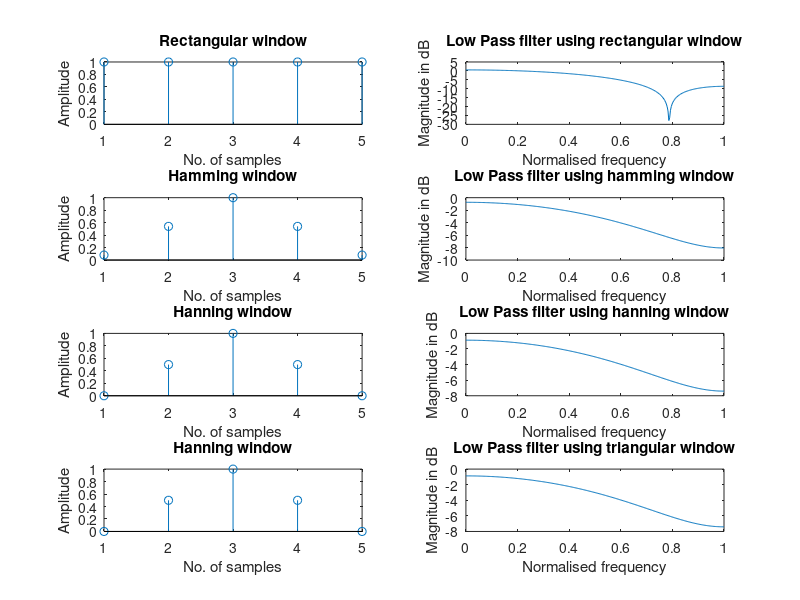

Recreate this plot in MATLAB.
clc;
clear all;
close all;

wc = 0.5*pi;
eps = 0.001;
N = input("Enter N: ");
alpha = (N-1)/2;
n = 0:1:N-1;
hd = (sin(wc*(n-alpha+eps))./(pi*(n-alpha+eps)));

wr = boxcar(N);
whm = hamming(N);
whn = hanning(N);
wt = bartlett(N);
w = 0:0.01:pi;
hn1 = hd.*wr';
hn2 = hd.*whm';
hn3 = hd.*whn';
hn4 = hd.*wt';

h1 = freqz(hn1,1,w);
h2 = freqz(hn2,1,w);
h3 = freqz(hn3,1,w);
h4 = freqz(hn4,1,w);

subplot(4,2,1);
stem(wr);
xlabel("No. of samples");
ylabel("Amplitude");
title("Rectangular window");

subplot(4,2,2);
plot(w/pi,10*log10(abs(h1)));
xlabel("Normalised frequency");
ylabel("Magnitude in dB");
title("Low Pass filter using rectangular window");

subplot(4,2,3);
stem(whm);
xlabel("No. of samples");
ylabel("Amplitude");
title("Hamming window");

subplot(4,2,4);
plot(w/pi,10*log10(abs(h2)));
xlabel("Normalised frequency");
ylabel("Magnitude in dB");
title("Low Pass filter using hamming window");

subplot(4,2,5);
stem(whn);
xlabel("No. of samples");
ylabel("Amplitude");
title("Hanning window");

subplot(4,2,6);
plot(w/pi,10*log10(abs(h3)));
xlabel("Normalised frequency");
ylabel("Magnitude in dB");
title("Low Pass filter using hanning window");

subplot(4,2,7);
stem(wt);
xlabel("No. of samples");
ylabel("Amplitude");
title("Hanning window");

subplot(4,2,8);
plot(w/pi,10*log10(abs(h4)));
xlabel("Normalised frequency");
ylabel("Magnitude in dB");
title("Low Pass filter using triangular window");
